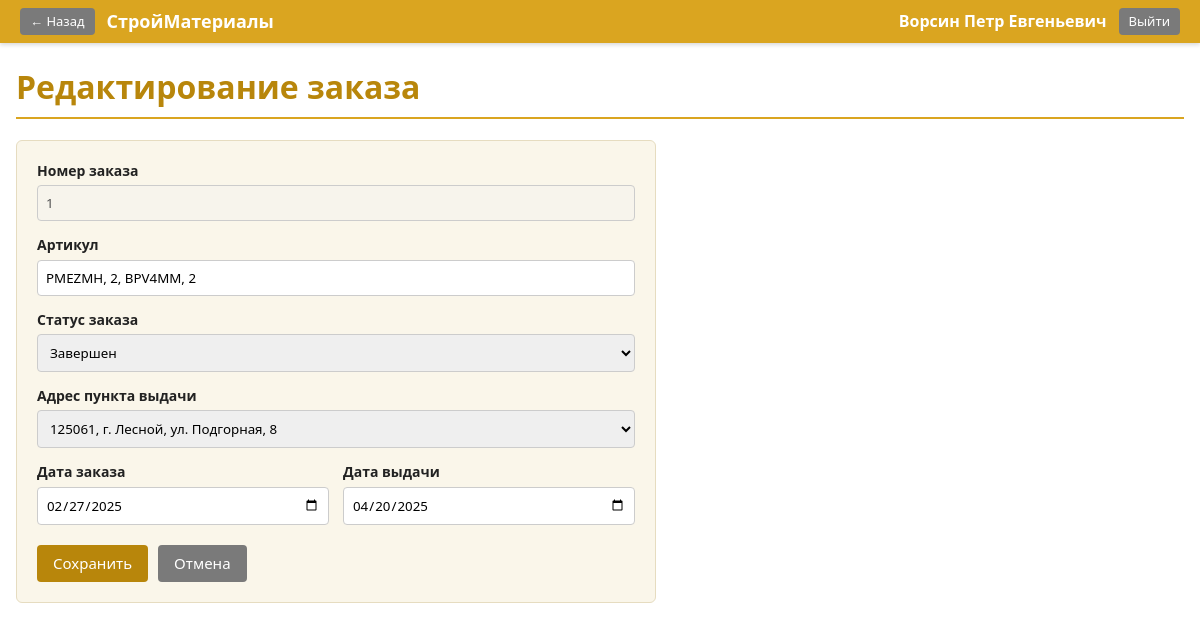
/order_form.php?id=1 (signed in), run on the app's committed database.
### tables this page shows
CREATE TABLE orders (
    id INT PRIMARY KEY AUTO_INCREMENT,
    article_code VARCHAR(30) NOT NULL,
    order_date DATE,
    delivery_date DATE,
    pickup_point_id INT,
    client_id INT,
    receive_code VARCHAR(20),
    status_id INT,
    CONSTRAINT fk_ord_pp FOREIGN KEY (pickup_point_id) REFERENCES pickup_points(id),
    CONSTRAINT fk_ord_client FOREIGN KEY (client_id) REFERENCES users(id),
    CONSTRAINT fk_ord_status FOREIGN KEY (status_id) REFERENCES order_statuses(id)
);

CREATE TABLE order_statuses (
    id INT PRIMARY KEY AUTO_INCREMENT,
    name VARCHAR(50) NOT NULL UNIQUE
);

CREATE TABLE pickup_points (
    id INT PRIMARY KEY AUTO_INCREMENT,
    address TEXT NOT NULL
);

### config.php (called while the page is built, shortened)
<?php
function e($s) {
    return htmlspecialchars((string)$s, ENT_QUOTES, 'UTF-8');
}

### order_form.php (the view, shortened to what this page needs)
<?php
require_once 'config.php';
$id = isset($_GET['id']) ? (int)$_GET['id'] : 0;
$isEdit = $id > 0;
$order = null;
if ($isEdit) {
    $stmt = $conn->prepare('SELECT * FROM orders WHERE id = ? LIMIT 1');
    $stmt->bind_param('i', $id);
    $stmt->execute();
    $order = $stmt->get_result()->fetch_assoc();
}
$statuses = $conn->query('SELECT id, name FROM order_statuses ORDER BY id')->fetch_all(MYSQLI_ASSOC);
$pickups  = $conn->query('SELECT id, address FROM pickup_points ORDER BY id')->fetch_all(MYSQLI_ASSOC);
$o = $order ?? [];
?>
<!DOCTYPE html>
<html lang="ru">
<head>
    <link rel="stylesheet" href="style.css">
</head>
<body>
<div class="topbar">
    <div class="topbar-left">
        <a class="btn btn-secondary btn-sm" href="dashboard.php">&larr; Назад</a>
        <span class="brand">СтройМатериалы</span>
    </div>
    <div class="topbar-right">
        <span class="user-fio"><?= e($_SESSION['full_name']) ?></span>
        <a class="btn btn-secondary btn-sm" href="logout.php">Выйти</a>
    </div>
</div>
<div class="container">
    <h1><?= $isEdit ? 'Редактирование заказа' : 'Добавление заказа' ?></h1>
    <form method="post" class="form-card">
        <?php if ($isEdit): ?>
        <label>Номер заказа
            <input type="text" value="<?= (int)$o['id'] ?>" readonly disabled>
        </label>
        <?php endif; ?>
        <label>Артикул
            <input type="text" name="article_code" required
                   value="<?= e($_POST['article_code'] ?? $o['article_code'] ?? '') ?>">
        </label>
        <label>Статус заказа
            <select name="status_id" required>
                <?php foreach ($statuses as $s): ?>
                    <option value="<?= $s['id'] ?>"
                        <?= (int)($o['status_id'] ?? 0) === (int)$s['id'] ? 'selected' : '' ?>>
                        <?= e($s['name']) ?>
                    </option>
                <?php endforeach; ?>
            </select>
        </label>
        <label>Адрес пункта выдачи
            <select name="pickup_point_id">
                <?php foreach ($pickups as $pp): ?>
                    <option value="<?= $pp['id'] ?>"
                        <?= (int)($o['pickup_point_id'] ?? 0) === (int)$pp['id'] ? 'selected' : '' ?>>
                        <?= e($pp['address']) ?>
                    </option>
                <?php endforeach; ?>
            </select>
        </label>
        <div class="form-row">
            <label>Дата заказа
                <input type="date" name="order_date"
                       value="<?= e($_POST['order_date'] ?? $o['order_date'] ?? '') ?>">
            </label>
            <label>Дата выдачи
                <input type="date" name="delivery_date"
                       value="<?= e($_POST['delivery_date'] ?? $o['delivery_date'] ?? '') ?>">
            </label>
        </div>
        <div class="form-actions">
            <button type="submit" class="btn btn-accent">Сохранить</button>
            <a class="btn btn-secondary" href="dashboard.php">Отмена</a>
        </div>
    </form>
</div>
</body>
</html>

### style.css (style rules this page uses)
* { box-sizing: border-box; }
body { margin: 0; font-family: Calibri, "Segoe UI", Arial, sans-serif; background: #ffffff; color: #222; line-height: 1.45; }
.topbar { display: flex; justify-content: space-between; align-items: center; background: #DAA520; padding: 8px 20px; color: #fff; box-shadow: 0 2px 4px rgba(0,0,0,.15); }
.topbar-left, .topbar-right { display: flex; align-items: center; gap: 12px; }
.brand { font-weight: bold; font-size: 18px; }
.user-fio { font-weight: bold; }
.container { max-width: 1200px; margin: 20px auto; padding: 0 16px 40px; }
h1 { color: #B8860B; border-bottom: 2px solid #DAA520; padding-bottom: 6px; }
.btn { display: inline-block; padding: 8px 16px; border: none; border-radius: 4px; cursor: pointer; font-family: inherit; font-size: 15px; text-decoration: none; color: #fff; }
.btn-accent { background: #B8860B; }
.btn-secondary { background: #7a7a7a; }
.btn-sm { padding: 4px 10px; font-size: 13px; }
.form-card { display: flex; flex-direction: column; gap: 14px; max-width: 640px; background: #faf6ea; padding: 20px; border-radius: 6px; border: 1px solid #e6dcc0; }
.form-card label { font-weight: bold; display: flex; flex-direction: column; gap: 4px; font-size: 14px; }
.form-card input, .form-card select, .form-card textarea { padding: 8px; border: 1px solid #ccc; border-radius: 4px; font-family: inherit; }
.form-row { display: flex; gap: 14px; }
.form-row label { flex: 1; }
.form-actions { display: flex; gap: 10px; margin-top: 6px; }

### data on the page
orders: id "1", article_code "PMEZMH, 2, BPV4MM, 2", status_id "Завершен", pickup_point_id "125061, г. Лесной, ул. Подгорная, 8", order_date "02/27/2025", delivery_date "04/20/2025"

### other printed values
$_SESSION['full_name'] "Ворсин Петр Евгеньевич"
